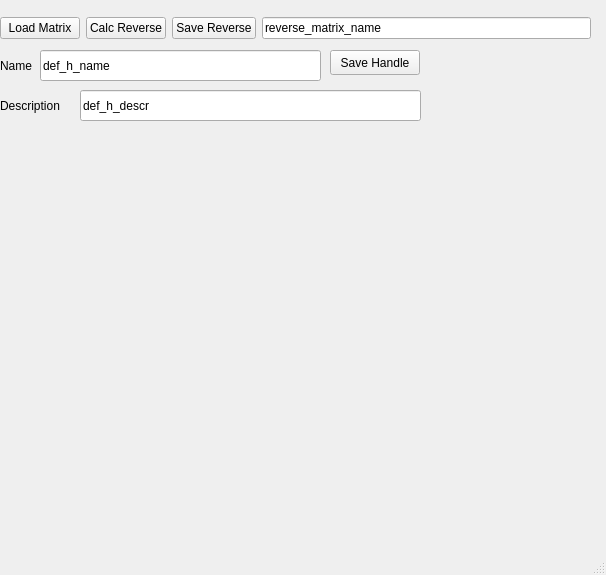
<?xml version="1.0" encoding="UTF-8"?>
<ui version="4.0">
 <class>MainWindow</class>
 <widget class="QMainWindow" name="MainWindow">
  <property name="geometry">
   <rect>
    <x>0</x>
    <y>0</y>
    <width>606</width>
    <height>575</height>
   </rect>
  </property>
  <property name="windowTitle">
   <string>MainWindow</string>
  </property>
  <widget class="QWidget" name="centralwidget">
   <widget class="QWidget" name="horizontalLayoutWidget">
    <property name="geometry">
     <rect>
      <x>0</x>
      <y>10</y>
      <width>591</width>
      <height>36</height>
     </rect>
    </property>
    <layout class="QHBoxLayout" name="horizontalLayout">
     <item>
      <widget class="QPushButton" name="btn_load_matrix">
       <property name="text">
        <string>Load Matrix</string>
       </property>
      </widget>
     </item>
     <item>
      <widget class="QPushButton" name="btn_calc_reverse">
       <property name="text">
        <string>Calc Reverse</string>
       </property>
      </widget>
     </item>
     <item>
      <widget class="QPushButton" name="btn_save_reverse">
       <property name="text">
        <string>Save Reverse</string>
       </property>
      </widget>
     </item>
     <item>
      <widget class="QLineEdit" name="rev_rm_name">
       <property name="minimumSize">
        <size>
         <width>200</width>
         <height>0</height>
        </size>
       </property>
       <property name="text">
        <string>reverse_matrix_name</string>
       </property>
      </widget>
     </item>
    </layout>
   </widget>
   <widget class="QWidget" name="sv_plot" native="true">
    <property name="geometry">
     <rect>
      <x>0</x>
      <y>120</y>
      <width>591</width>
      <height>401</height>
     </rect>
    </property>
   </widget>
   <widget class="QLineEdit" name="handle_descr">
    <property name="geometry">
     <rect>
      <x>80</x>
      <y>90</y>
      <width>341</width>
      <height>31</height>
     </rect>
    </property>
    <property name="text">
     <string>def_h_descr</string>
    </property>
   </widget>
   <widget class="QLabel" name="label_2">
    <property name="geometry">
     <rect>
      <x>0</x>
      <y>50</y>
      <width>41</width>
      <height>31</height>
     </rect>
    </property>
    <property name="text">
     <string>Name</string>
    </property>
   </widget>
   <widget class="QLabel" name="label_3">
    <property name="geometry">
     <rect>
      <x>0</x>
      <y>90</y>
      <width>81</width>
      <height>31</height>
     </rect>
    </property>
    <property name="text">
     <string>Description</string>
    </property>
   </widget>
   <widget class="QLineEdit" name="handle_name">
    <property name="geometry">
     <rect>
      <x>40</x>
      <y>50</y>
      <width>281</width>
      <height>31</height>
     </rect>
    </property>
    <property name="text">
     <string>def_h_name</string>
    </property>
   </widget>
   <widget class="QPushButton" name="btn_save_handle">
    <property name="geometry">
     <rect>
      <x>330</x>
      <y>50</y>
      <width>90</width>
      <height>25</height>
     </rect>
    </property>
    <property name="text">
     <string>Save Handle</string>
    </property>
   </widget>
  </widget>
  <widget class="QMenuBar" name="menubar">
   <property name="geometry">
    <rect>
     <x>0</x>
     <y>0</y>
     <width>606</width>
     <height>22</height>
    </rect>
   </property>
  </widget>
  <widget class="QStatusBar" name="status_bar"/>
 </widget>
 <resources/>
 <connections/>
</ui>
